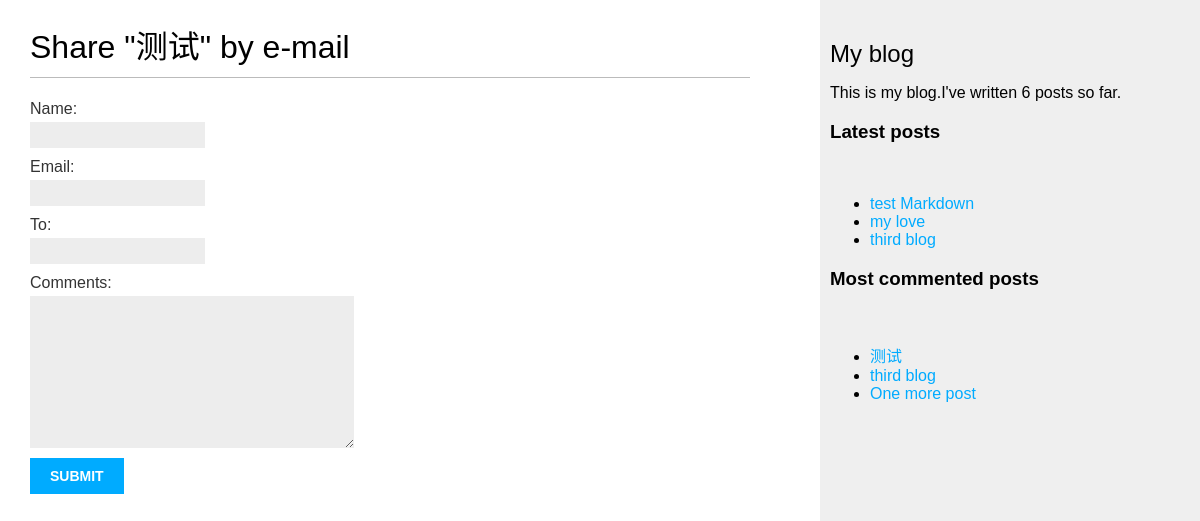
Screenshot of /blog/1/share/ with the database file from the repository.
### blog/models.py (models this page shows, shortened)
class Post(models.Model):
	objects = models.Manager()
	published = PublishedManager()
	STATUS_CHOICES = (
		('draft', 'Draft'),
		('published', 'Published'),
	)
	title = models.CharField(max_length=250)
	slug = models.SlugField(max_length=250, unique_for_date='publish')
	author = models.ForeignKey(User, related_name='blog_posts', on_delete=models.CASCADE)
	body = models.TextField()
	publish = models.DateTimeField(default=timezone.now)
	created = models.DateTimeField(auto_now_add=True)
	updated = models.DateTimeField(auto_now=True)
	status = models.CharField(max_length=10,choices=STATUS_CHOICES,default='draft')
	tags = TaggableManager()
	class Meta:
		ordering = ('-publish',)
	def get_absolute_url(self):
		return reverse('blog:post_detail', args=[self.publish.year, self.publish.strftime('%m'), self.publish.strftime('%d'), self.slug])

### blog/views.py (the view)
# urls.py: path('<int:post_id>/share/', views.post_share, name='post_share'),
def post_share(request, post_id):
	post = get_object_or_404(Post, id=post_id, status='published')
	sent = False
	if request.method == 'POST':
		form = EmailPostForm(request.POST)
		if form.is_valid():
			cd = form.cleaned_data
			post_url = request.build_absolute_uri(post.get_absolute_url())
			subject = '{} ({}) recommends you reading \"{}\"'.format(cd['name'], cd['email'], post.title)
			message = 'Read \"{}\" at {}\n\n {}\'s comments: {}'.format(post.title, post_url, cd['name'], cd['comments'])
			send_mail(subject, message, cd['email'], [cd['to']])
			sent = True
	else :
		form = EmailPostForm()
	return render(request, 'blog/post/share.html', {'post':post, 'form':form, 'sent':sent})

### blog/forms.py
class EmailPostForm(forms.Form):
	name = forms.CharField(max_length=25)
	email = forms.EmailField()
	to = forms.EmailField()
	comments = forms.CharField(required=False, widget=forms.Textarea)

### blog/models.py (called while the page is built)
	def get_queryset(self):
		return super(PublishedManager, self).get_queryset().filter(status='published')

### blog/templatetags/blog_tags.py (called while the page is built)
@register.simple_tag
def total_posts():
	return Post.published.count()

@register.inclusion_tag('blog/post/latest_posts.html')
def show_latest_posts(count=5):
	latest_posts = Post.published.order_by('-publish')[:count]
	return {'latest_posts': latest_posts}

@register.inclusion_tag('blog/post/most_commented_posts.html')
def get_most_commented_posts(count=5):
	most_commented_posts = Post.published.annotate(total_comments=Count('comments')).order_by('-total_comments')[:count]
	return {'most_commented_posts': most_commented_posts}

### blog/templates/blog/post/share.html (shortened to what this page needs)
﻿{% extends "blog/base.html" %}
{% block content %}
	{% if sent %}
		<h1>E-mail successfully sent</h1>
		<p>
			"{{ post.title }}" was successfully sent to {{ form.to.value }}.
		</p>
	{% else %}
		<h1>Share "{{ post.title }}" by e-mail</h1>
		<form action="." method="post">
			{{ form.as_p }}
			<input type="submit" name="Send e-mail">
		</form>
	{% endif %}
{% endblock %}

### blog/templates/blog/post/latest_posts.html
﻿<ul>
	{% for post in latest_posts %}
		<li>
			<a href="{{ post.get_absolute_url }}">{{ post.title }}</a>
		</li>
	{% endfor %}
</ul>

### blog/templates/blog/post/most_commented_posts.html
﻿<ul>
	{% for post in most_commented_posts %}
	<li>
		<a href="{{ post.get_absolute_url }}">{{ post.title }}</a>
	</li>
	{% endfor %}
</ul>

### blog/static/css/blog.css (style rules this page uses)
a { color:#00abff; text-decoration:none; }
h1 { font-weight:normal; border-bottom:1px solid #bbb; padding:0 0 10px 0; }
label { float:left; clear:both; color:#333; margin-bottom:4px; }
input, textarea { clear:both; float:left; margin:0 0 10px; background:#ededed; border:0; padding:6px 10px; font-size:12px; }
input[type=submit] { font-weight:bold; background:#00abff; color:#fff; padding:10px 20px; font-size:14px; text-transform:uppercase; }

### rows the page displays
Post: title "测试"
Post: title "test Markdown"
Post: title "my love"
Post: title "third blog"
Post: title "One more post"
